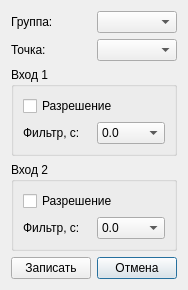
<?xml version="1.0" encoding="UTF-8"?>
<ui version="4.0">
 <class>DialogInputsConfig</class>
 <widget class="QDialog" name="DialogInputsConfig">
  <property name="geometry">
   <rect>
    <x>0</x>
    <y>0</y>
    <width>186</width>
    <height>265</height>
   </rect>
  </property>
  <property name="windowTitle">
   <string>Настройка входов точки</string>
  </property>
  <layout class="QGridLayout" name="gridLayout_3">
   <item row="2" column="1" colspan="2">
    <widget class="QGroupBox" name="groupBox">
     <property name="title">
      <string>Вход 1</string>
     </property>
     <layout class="QGridLayout" name="gridLayout">
      <item row="0" column="0" colspan="2">
       <widget class="QCheckBox" name="checkBoxDI1">
        <property name="text">
         <string>Разрешение</string>
        </property>
       </widget>
      </item>
      <item row="1" column="0">
       <widget class="QLabel" name="label_2">
        <property name="text">
         <string>Фильтр, с:</string>
        </property>
       </widget>
      </item>
      <item row="1" column="1">
       <widget class="QComboBox" name="comboBoxDI1Filter">
        <item>
         <property name="text">
          <string>0.0</string>
         </property>
        </item>
        <item>
         <property name="text">
          <string>0.5</string>
         </property>
        </item>
        <item>
         <property name="text">
          <string>1.0</string>
         </property>
        </item>
        <item>
         <property name="text">
          <string>1.5</string>
         </property>
        </item>
        <item>
         <property name="text">
          <string>2.0</string>
         </property>
        </item>
        <item>
         <property name="text">
          <string>2.5</string>
         </property>
        </item>
        <item>
         <property name="text">
          <string>3.0</string>
         </property>
        </item>
        <item>
         <property name="text">
          <string>3.5</string>
         </property>
        </item>
        <item>
         <property name="text">
          <string>4.0</string>
         </property>
        </item>
        <item>
         <property name="text">
          <string>4.5</string>
         </property>
        </item>
        <item>
         <property name="text">
          <string>5.0</string>
         </property>
        </item>
       </widget>
      </item>
     </layout>
    </widget>
   </item>
   <item row="5" column="2">
    <spacer name="verticalSpacer">
     <property name="orientation">
      <enum>Qt::Vertical</enum>
     </property>
     <property name="sizeHint" stdset="0">
      <size>
       <width>20</width>
       <height>0</height>
      </size>
     </property>
    </spacer>
   </item>
   <item row="0" column="1">
    <widget class="QLabel" name="label">
     <property name="text">
      <string>Группа:</string>
     </property>
    </widget>
   </item>
   <item row="0" column="2">
    <widget class="QComboBox" name="comboBoxGroups"/>
   </item>
   <item row="3" column="1" colspan="2">
    <widget class="QGroupBox" name="groupBox_2">
     <property name="title">
      <string>Вход 2</string>
     </property>
     <layout class="QGridLayout" name="gridLayout_2">
      <item row="0" column="0" colspan="2">
       <widget class="QCheckBox" name="checkBoxDI2">
        <property name="text">
         <string>Разрешение</string>
        </property>
       </widget>
      </item>
      <item row="1" column="0">
       <widget class="QLabel" name="label_3">
        <property name="text">
         <string>Фильтр, с:</string>
        </property>
       </widget>
      </item>
      <item row="1" column="1">
       <widget class="QComboBox" name="comboBoxDI2Filter">
        <item>
         <property name="text">
          <string>0.0</string>
         </property>
        </item>
        <item>
         <property name="text">
          <string>0.5</string>
         </property>
        </item>
        <item>
         <property name="text">
          <string>1.0</string>
         </property>
        </item>
        <item>
         <property name="text">
          <string>1.5</string>
         </property>
        </item>
        <item>
         <property name="text">
          <string>2.0</string>
         </property>
        </item>
        <item>
         <property name="text">
          <string>2.5</string>
         </property>
        </item>
        <item>
         <property name="text">
          <string>3.0</string>
         </property>
        </item>
        <item>
         <property name="text">
          <string>3.5</string>
         </property>
        </item>
        <item>
         <property name="text">
          <string>4.0</string>
         </property>
        </item>
        <item>
         <property name="text">
          <string>4.5</string>
         </property>
        </item>
        <item>
         <property name="text">
          <string>5.0</string>
         </property>
        </item>
       </widget>
      </item>
     </layout>
    </widget>
   </item>
   <item row="1" column="1">
    <widget class="QLabel" name="label_4">
     <property name="text">
      <string>Точка:</string>
     </property>
    </widget>
   </item>
   <item row="2" column="0">
    <spacer name="horizontalSpacer_2">
     <property name="orientation">
      <enum>Qt::Horizontal</enum>
     </property>
     <property name="sizeHint" stdset="0">
      <size>
       <width>0</width>
       <height>20</height>
      </size>
     </property>
    </spacer>
   </item>
   <item row="1" column="2">
    <widget class="QComboBox" name="comboBoxPoints"/>
   </item>
   <item row="2" column="3">
    <spacer name="horizontalSpacer">
     <property name="orientation">
      <enum>Qt::Horizontal</enum>
     </property>
     <property name="sizeHint" stdset="0">
      <size>
       <width>0</width>
       <height>20</height>
      </size>
     </property>
    </spacer>
   </item>
   <item row="4" column="2">
    <widget class="QPushButton" name="pushButton_2">
     <property name="text">
      <string>Отмена</string>
     </property>
    </widget>
   </item>
   <item row="4" column="1">
    <widget class="QPushButton" name="pushButton">
     <property name="text">
      <string>Записать</string>
     </property>
    </widget>
   </item>
  </layout>
 </widget>
 <resources/>
 <connections>
  <connection>
   <sender>pushButton</sender>
   <signal>clicked()</signal>
   <receiver>DialogInputsConfig</receiver>
   <slot>accept()</slot>
   <hints>
    <hint type="sourcelabel">
     <x>60</x>
     <y>234</y>
    </hint>
    <hint type="destinationlabel">
     <x>9</x>
     <y>204</y>
    </hint>
   </hints>
  </connection>
  <connection>
   <sender>pushButton_2</sender>
   <signal>clicked()</signal>
   <receiver>DialogInputsConfig</receiver>
   <slot>reject()</slot>
   <hints>
    <hint type="sourcelabel">
     <x>143</x>
     <y>233</y>
    </hint>
    <hint type="destinationlabel">
     <x>178</x>
     <y>175</y>
    </hint>
   </hints>
  </connection>
 </connections>
</ui>
